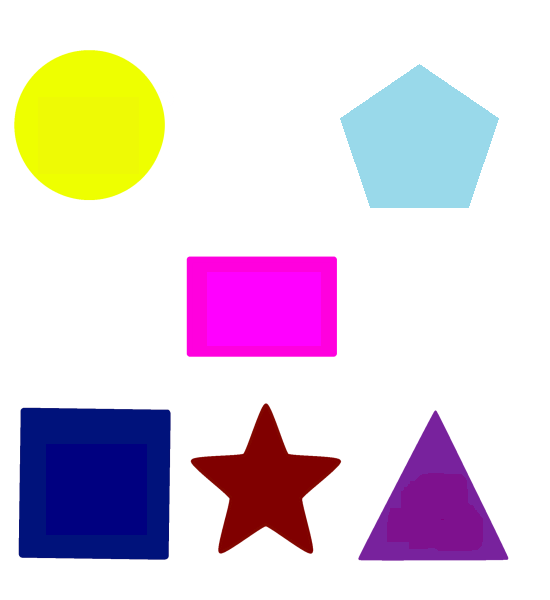
#> input picture shapes.png, 550 x 600 px
$ python Shape_Detection.py
#> lines starting #> are read from the running program, lines starting #| are printed output that depends on the picture; after the words box and inside, x2 and y2 are one past the last pixel; in counts of white or black regions, pixels touching at a corner belong together; long printed decimals are rounded
import numpy as np
import cv2

img=cv2.imread('shapes.png')
#> img is the input picture: shape (600, 550, 3); mean B, G, R 219.6, 209.1, 223.4
imgGrey=cv2.cvtColor(img,cv2.COLOR_BGR2GRAY)
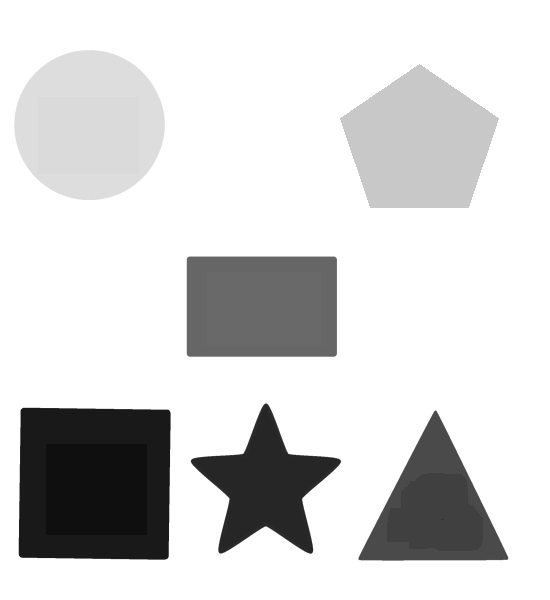
#> imgGrey: shape (600, 550); min 15, max 255, mean 214.6

#threshold(src, thresh, maxval, type, dst=None)
_,thrash=cv2.threshold(imgGrey,240,255,cv2.THRESH_BINARY)
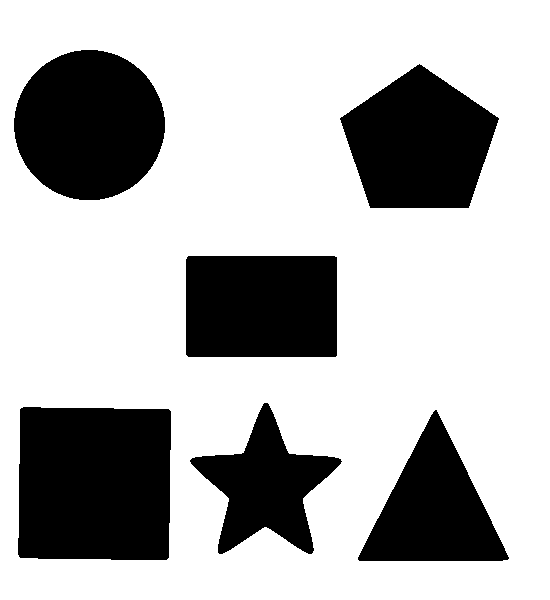
#> thrash: shape (600, 550); 71.6% white; 6 black regions

#Simple  method to find the all contours
#findContours(image, mode, method, contours=None, hierarchy=None, offset=None)
contours,_=cv2.findContours(thrash,cv2.RETR_TREE,cv2.CHAIN_APPROX_NONE)
#> contours = 7 contours; box (x1, y1, x2, y2) and area: (0, 0, 550, 600) 328851, (17, 406, 172, 561) 23057, (13, 49, 166, 201) 17946, (339, 63, 500, 209) 16094, (185, 255, 338, 358) 15489, (357, 409, 510, 562) 12092, (189, 402, 343, 555) 10342

for contour in contours:

    #approxPolyDP-This method approx the polygonal curves with a specific precision[approxPolyDP(curve, epsilon, closed, approxCurve=None)]
    #1 argument-curve
    #2 argument-epsilon which is the parameter specifying the approximation accuracy
    #arclength-calculates the curve length
    #True denotes closed shapes
    approx=cv2.approxPolyDP(contour,0.01*cv2.arcLength(contour,True),True)

    #drawContours(image, contours, contourIdx, color, thickness=None, lineType=None, hierarchy=None, maxLevel=None, offset=None)
    cv2.drawContours(img,[approx],0,(255,160,100),3)

    #x and y coordinates are the position of name of shapes
    x=approx.ravel()[0]
    y=approx.ravel()[1]-5
    if len(approx)==3:
        #putText(img, text, org, fontFace, fontScale, color, thickness=None, lineType=None, bottomLeftOrigin=None)
        cv2.putText(img,"Triangle",(x,y),cv2.FONT_HERSHEY_COMPLEX,0.5,(0,0,0))
    elif len(approx)==4:
        x,y,w,h=cv2.boundingRect(approx)
        aspectRatio=float(w)/h
        print(aspectRatio)
        if aspectRatio>=0.95 and aspectRatio<=1.05:
            cv2.putText(img,"Square",(x,y),cv2.FONT_HERSHEY_COMPLEX,0.5,(0,0,0))
        else:
            cv2.putText(img,"Rectangle",(x,y),cv2.FONT_HERSHEY_COMPLEX,0.5,(0,0,0))
    elif len(approx)==5:
        cv2.putText(img,"Pentagon",(x,y),cv2.FONT_HERSHEY_COMPLEX,0.5,(0,0,0))
    elif len(approx)==10:
        cv2.putText(img,"Star",(x,y),cv2.FONT_HERSHEY_COMPLEX,0.5,(0,0,0))
    else:
        cv2.putText(img,"Circle",(x,y),cv2.FONT_HERSHEY_COMPLEX,0.5,(0,0,0))
#> this loop made 7 passes
#> (approx, w, h, aspectRatio) on passes 1, 3, 5: ([[0, 0], [0, 599], [549, 599], [549, 0]], 550, 600, 0.917), ([[21, 407], [171, 411], [166, 560], [18, 556]], 154, 154, 1), ([[186, 257], [336, 256], [337, 355], [188, 357]], 152, 102, 1.49)
#| 0.9167
#| 1.0
#| 1.490
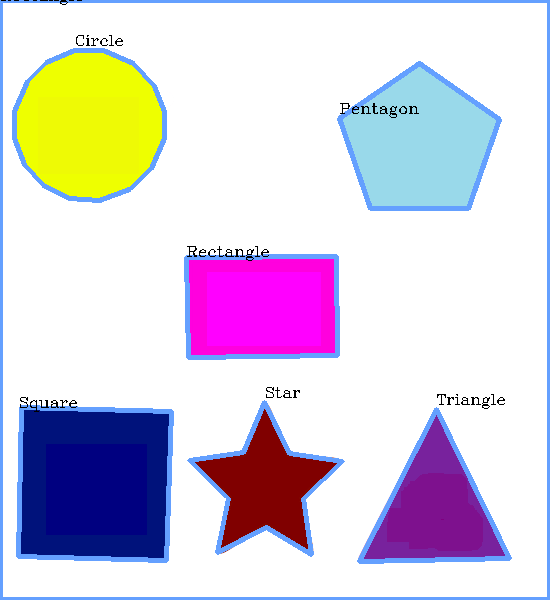
#> img: shape (600, 550, 3); 6.99% of pixels changed, all inside (x1, y1, x2, y2) = (0, 0, 550, 600)


cv2.imshow("shapes",img)
cv2.waitKey(0)
cv2.destroyAllWindows()
